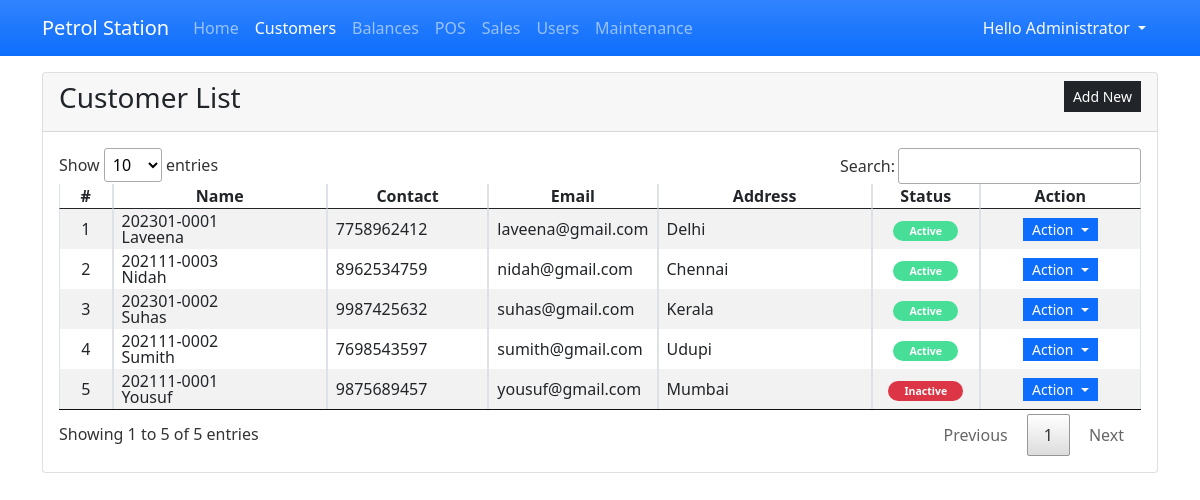
Screenshot of /?page=customer (signed in) with the database file from the repository.
### tables this page shows
CREATE TABLE `customer_list` (
            `customer_id` INTEGER NOT NULL PRIMARY KEY AUTOINCREMENT,
            `customer_code` TEXT NOT NULL,
            `fullname` TEXT NOT NULL,
            `contact` TEXT NOT NULL,
            `email` TEXT NOT NULL,
            `address` TEXT NOT NULL,
            `status` INTEGER NOT NULL DEFAULT 1
        );

### customer.php (the view, shortened to what this page needs)
<div class="card">
    <div class="card-header d-flex justify-content-between">
        <h3 class="card-title">Customer List</h3>
        <div class="card-tools align-middle">
            <button class="btn btn-dark btn-sm py-1 rounded-0" type="button" id="create_new">Add New</button>
        </div>
    </div>
    <div class="card-body">
        <table class="table table-hover table-striped table-bordered">
            <colgroup>
                <col width="5%">
                <col width="20%">
                <col width="15%">
                <col width="15%">
                <col width="20%">
                <col width="10%">
                <col width="15%">
            </colgroup>
            <thead>
                <tr>
                    <th class="text-center p-0">#</th>
                    <th class="text-center p-0">Name</th>
                    <th class="text-center p-0">Contact</th>
                    <th class="text-center p-0">Email</th>
                    <th class="text-center p-0">Address</th>
                    <th class="text-center p-0">Status</th>
                    <th class="text-center p-0">Action</th>
                </tr>
            </thead>
            <tbody>
                <?php
                $sql = "SELECT * FROM `customer_list` order by `fullname` asc";
                $qry = $conn->query($sql);
                $i = 1;
                while($row = $qry->fetchArray()):
                    ?>
                    <tr>
                        <td class="text-center p-1"><?php echo $i++; ?></td>
                        <td class="py-1 px-2">
                            <div class="lh-1">
                                <span><?php echo $row['customer_code'] ?></span><br>
                                <span><?php echo $row['fullname'] ?></span>
                            </div>
                        </td>
                        <td class="py-1 px-2"><?php echo $row['contact'] ?></td>
                        <td class="py-1 px-2"><?php echo $row['email'] ?></td>
                        <td class="py-1 px-2 text-truncate"><?php echo $row['address'] ?></td>
                        <td class="py-1 px-2 text-center">
                            <?php
                            if($row['status'] == 1){
                                echo  '<span class="py-1 px-3 badge rounded-pill bg-success"><small>Active</small></span>';
                            }else{
                                echo  '<span class="py-1 px-3 badge rounded-pill bg-danger"><small>Inactive</small></span>';
                            }
                            ?>
                        </td>
                        <td class="text-center py-1 px-2">
                            <div class="btn-group" role="group">
                                <button id="btnGroupDrop1" type="button" class="btn btn-primary dropdown-toggle btn-sm rounded-0 py-0" data-bs-toggle="dropdown" aria-expanded="false">
                                    Action
                                </button>
                            </div>
                        </td>
                    </tr>
                <?php endwhile; ?>
            </tbody>
        </table>
    </div>
</div>

### index.php (shortened to what this page needs)
<?php
$page = isset($_GET['page']) ? $_GET['page'] : 'home';
?>
<!DOCTYPE html>
<html lang="en">
<head>
    <link rel="stylesheet" href="./Font-Awesome-master/css/all.min.css">
    <link rel="stylesheet" href="./css/bootstrap.min.css">
    <link rel="stylesheet" href="./DataTables/datatables.min.css">
</head>
<body>
    <main>
        <nav class="navbar navbar-expand-lg navbar-dark bg-primary bg-gradient" id="topNavBar">
            <div class="container">
                <a class="navbar-brand" href="./">
                    Petrol Station
                </a>
                <div class="collapse navbar-collapse" id="navbarNav">
                    <ul class="navbar-nav">
                        <li class="nav-item">
                            <a class="nav-link <?php echo ($page == 'home')? 'active' : '' ?>" aria-current="page" href="./">Home</a>
                        </li>
                        <?php if($_SESSION['type'] == 1): ?>
                            <li class="nav-item">
                                <a class="nav-link  <?php echo ($page == 'customer')? 'active' : '' ?>" href="./?page=customer">Customers</a>
                            </li>
                            <li class="nav-item">
                                <a class="nav-link  <?php echo ($page == 'balances')? 'active' : '' ?>" href="./?page=balances">Balances</a>
                            </li>
                        <?php endif; ?>
                        <li class="nav-item">
                            <a class="nav-link  <?php echo ($page == 'sales')? 'active' : '' ?>" href="./?page=sales">POS</a>
                        </li>
                        <li class="nav-item">
                            <a class="nav-link  <?php echo ($page == 'sales_report')? 'active' : '' ?>" href="./?page=sales_report">Sales</a>
                        </li>
                        <?php if($_SESSION['type'] == 1): ?>
                            <li class="nav-item">
                                <a class="nav-link <?php echo ($page == 'users')? 'active' : '' ?>" aria-current="page" href="./?page=users">Users</a>
                            </li>
                            <li class="nav-item">
                                <a class="nav-link" href="./?page=maintenance">Maintenance</a>
                            </li>
                        <?php endif; ?>
                    </ul>
                </div>
                <div>
                    <div class="dropdown">
                        <button class="btn btn-secondary dropdown-toggle bg-transparent  text-light border-0" type="button" id="dropdownMenuButton1" data-bs-toggle="dropdown" aria-expanded="false">
                            Hello <?php echo $_SESSION['fullname'] ?>
                        </button>
                    </div>
                </div>
            </div>
        </nav>
        <div class="container py-3" id="page-container">
            <?php
            include $page.'.php';
            ?>
        </div>
    </main>
</body>
</html>

### index.php (style rules this page uses)
:root { --bs-success-rgb:71, 222, 152 !important; }
html,body { height:100%; width:100%; }
main { height:100%; display:flex; flex-flow:column; }
#page-container { flex: 1 1 auto; overflow:auto; }
#topNavBar { flex: 0 1 auto; }

### rows the page displays
customer_list: customer_code "202301-0001", fullname "Laveena", contact "7758962412", email "laveena@gmail.com", address "Delhi", status "Active"
customer_list: customer_code "202111-0003", fullname "Nidah", contact "8962534759", email "nidah@gmail.com", address "Chennai", status "Active"
customer_list: customer_code "202301-0002", fullname "Suhas", contact "9987425632", email "suhas@gmail.com", address "Kerala", status "Active"
customer_list: customer_code "202111-0002", fullname "Sumith", contact "7698543597", email "sumith@gmail.com", address "Udupi", status "Active"
customer_list: customer_code "202111-0001", fullname "Yousuf", contact "9875689457", email "yousuf@gmail.com", address "Mumbai", status "Inactive"

### other values shown
$_SESSION['fullname'] "Administrator"
